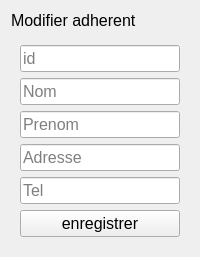
                <widget class="QWidget" name="editmember">
                 <layout class="QVBoxLayout" name="verticalLayout_9">
                  <item alignment="Qt::AlignTop">
                   <widget class="QLabel" name="label_11">
                    <property name="font">
                     <font>
                      <pointsize>12</pointsize>
                     </font>
                    </property>
                    <property name="text">
                     <string>Modifier adherent</string>
                    </property>
                   </widget>
                  </item>
                  <item>
                   <widget class="QWidget" name="widget_10" native="true">
                    <property name="sizePolicy">
                     <sizepolicy hsizetype="Preferred" vsizetype="Expanding">
                      <horstretch>0</horstretch>
                      <verstretch>0</verstretch>
                     </sizepolicy>
                    </property>
                    <property name="cursor">
                     <cursorShape>PointingHandCursor</cursorShape>
                    </property>
                    <layout class="QVBoxLayout" name="verticalLayout_25">
                     <item>
                      <widget class="QLineEdit" name="editMemberid">
                       <property name="font">
                        <font>
                         <pointsize>12</pointsize>
                        </font>
                       </property>
                       <property name="placeholderText">
                        <string>id</string>
                       </property>
                      </widget>
                     </item>
                     <item>
                      <widget class="QLineEdit" name="editMemberNom">
                       <property name="font">
                        <font>
                         <pointsize>12</pointsize>
                        </font>
                       </property>
                       <property name="placeholderText">
                        <string>Nom</string>
                       </property>
                      </widget>
                     </item>
                     <item>
                      <widget class="QLineEdit" name="editMemberPrenom">
                       <property name="font">
                        <font>
                         <pointsize>12</pointsize>
                        </font>
                       </property>
                       <property name="placeholderText">
                        <string>Prenom</string>
                       </property>
                      </widget>
                     </item>
                     <item>
                      <widget class="QLineEdit" name="editMemberAdresse">
                       <property name="font">
                        <font>
                         <pointsize>12</pointsize>
                        </font>
                       </property>
                       <property name="placeholderText">
                        <string>Adresse</string>
                       </property>
                      </widget>
                     </item>
                     <item>
                      <widget class="QLineEdit" name="editMemberTel">
                       <property name="font">
                        <font>
                         <pointsize>12</pointsize>
                        </font>
                       </property>
                       <property name="placeholderText">
                        <string>Tel</string>
                       </property>
                      </widget>
                     </item>
                     <item>
                      <widget class="QPushButton" name="editMemberBtn">
                       <property name="font">
                        <font>
                         <pointsize>12</pointsize>
                        </font>
                       </property>
                       <property name="text">
                        <string>enregistrer</string>
                       </property>
                       <property name="icon">
                        <iconset resource="QSS/QSS_Resources.qrc">
                         <normaloff>:/icons/Icons/save.png</normaloff>:/icons/Icons/save.png</iconset>
                       </property>
                       <property name="iconSize">
                        <size>
                         <width>24</width>
                         <height>24</height>
                        </size>
                       </property>
                      </widget>
                     </item>
                    </layout>
                   </widget>
                  </item>
                 </layout>
                </widget>
